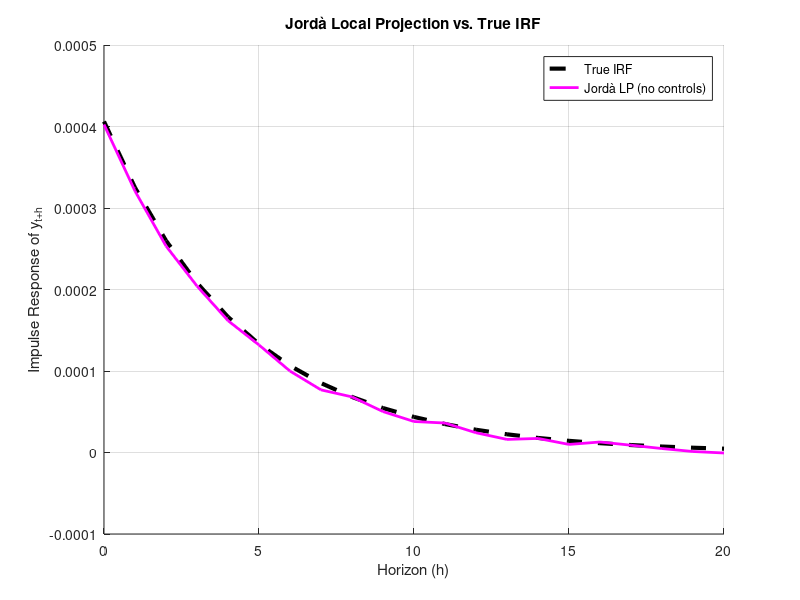

The MATLAB script that drew this image:
clear all

% Parameters from previous solutions
a = 0; %0.701502; % 1.43991; 
b = 0.49232; %0.262662; % -1.70648; 
c = 0.6154; %0.885;
d = 0.115;  % Not used here since eta_t = 0
rho = 0.8;
T = 600; % I will burn the first 100
N_sim = 500;

rng(456,'twister');
%rng(123456,'twister');


H = 20;  % horizon
IRF_LP = zeros(H+1, N_sim);

% Standard deviations (set so that Var(ΔM) = Var(η))
sigma_eta = 0.007;
sigma_eps = 0.00066;

% shock to be simulated in Jorda's beta_h's
shock_eps = 0.00066;

for s = 1:N_sim
    % Simulate shocks
    eta = sigma_eta * randn(T+H+1, 1);
    %eta = zeros(T+H+1,1);
    eps = sigma_eps * randn(T+H+1, 1);

    % Simulate ΔM and y
    deltaM = zeros(T+H+1,1);
    y = zeros(T+H+1,1);

    for t = 2:T+H+1
        deltaM(t) = rho * deltaM(t-1) + eps(t);
        y(t) = a * y(t-1) + b * deltaM(t-1) + c * eps(t) + d * eta(t);
    end

    % Local projections for each horizon h
    for h = 0:H
        % Left-hand side: y_{t+h}
        Y_h = y((1+h):(T+h));
        % Right-hand side: ε_t
        X = [ones(T,1), eps(1:T)];
        b_lp = pinv(X)*Y_h;
        IRF_LP(h+1, s) = b_lp(2)*shock_eps;  % β_h
    end
end

% Median impulse response
median_LP = median(IRF_LP, 2);

% --- Compute true impulse response ---
horizon = 21; 
true_irf = zeros(horizon,1);
deltaM = zeros(horizon,1);
eps_irf = zeros(horizon,1); eps_irf(1) = shock_eps; % for Jorda shock 

for t = 1:horizon
    if t == 1
        deltaM(t) = eps_irf(t);
        true_irf(t) = c * eps_irf(t);
    else
        deltaM(t) = rho * deltaM(t-1) + eps_irf(t);
        true_irf(t) = a * true_irf(t-1) + b * deltaM(t-1) + c * eps_irf(t);
    end
end

% Plot comparison
figure; hold on;
plot(0:H, true_irf(1:H+1), 'k--', 'LineWidth', 3);
plot(0:H, median_LP, 'm-', 'LineWidth', 2);
legend('True IRF', 'Jordà LP (no controls)', 'Location', 'NorthEast');
xlabel('Horizon (h)');
ylabel('Impulse Response of y_{t+h}');
title('Jordà Local Projection vs. True IRF');
grid on;

% Save figure
saveas(gcf, 'out/5_IRF_Jorda_y.png');
